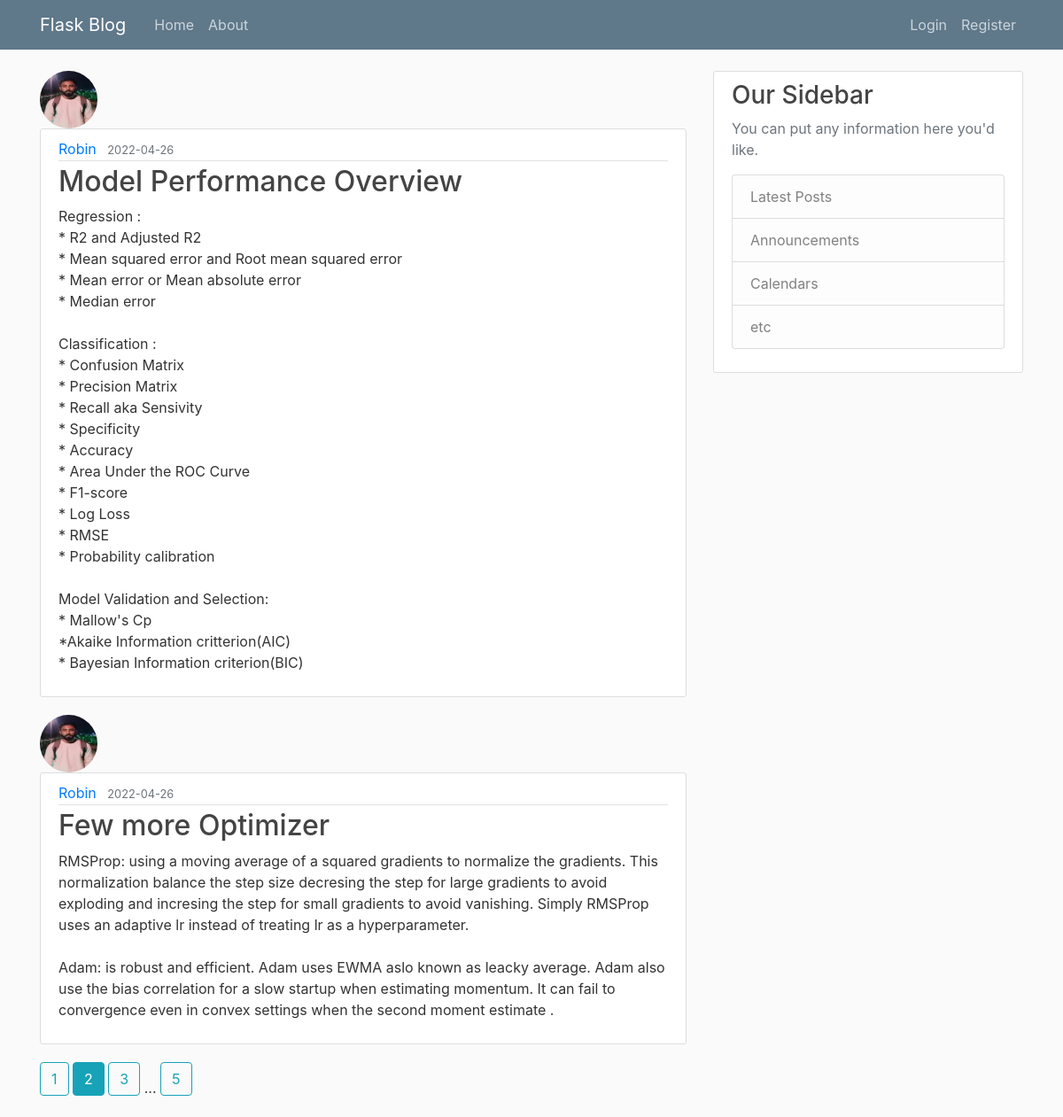
The page /home?page=2 on the database its author committed.
### flaskblog/models.py (models this page shows, shortened)
class Post(db.Model):
    id = db.Column(db.Integer, primary_key=True)
    title = db.Column(db.String(100), nullable=False)
    date_posted = db.Column(db.DateTime, nullable=False, default = datetime.utcnow)
    content = db.Column(db.Text, nullable=False)
    user_id = db.Column(db.Integer, db.ForeignKey('user.id'), nullable = False)

class User(db.Model, UserMixin):
    id = db.Column(db.Integer, primary_key=True)
    username = db.Column(db.String(20), unique=True, nullable=False)
    email = db.Column(db.String(120), unique = True, nullable=False)
    image_file = db.Column(db.String(20), nullable= False, default= 'default.jpg')
    password = db.Column(db.String(60), nullable=False)
    posts = db.relationship('Post', backref='author', lazy=True)

### flaskblog/routes.py (the view)
@app.route("/")
@app.route("/home")
def home():
    page = request.args.get('page',1, type=int)
    posts = Post.query.order_by(Post.date_posted.desc()).paginate(per_page=2)
    return render_template("index.html", posts=posts)

### flaskblog/templates/index.html
{% extends "layout.html" %}
{% block content %}
    {% for post in posts.items %}
        <img class="rounded-circle article-img" src="{{ url_for('static', filename='profile_pics/' + post.author.image_file) }}">
        <article class="media content-section">
          <div class="media-body">
            <div class="article-metadata">
              <a class="mr-2" href="{{ url_for('user_posts', username=post.author.username) }}">{{ post.author.username }}</a>
              <small class="text-muted">{{ post.date_posted.strftime('%Y-%m-%d') }}</small>
            </div>
            <h2><a class="article-title" href="{{ url_for('post', post_id=post.id) }}">{{ post.title }}</a></h2>
            <p class="article-content">{{ post.content }}</p>
          </div>
        </article>
    {% endfor %}
    {% for page_num in posts.iter_pages(left_edge=1, right_edge=1, left_current=1, right_current=2) %}
        {% if page_num %}
            {% if posts.page == page_num %}
                <a class="btn btn-info mb-4" href="{{ url_for('home',page=page_num) }}">{{ page_num }}</a>
            {% else %}
                <a class="btn btn-outline-info mb-4" href="{{ url_for('home',page=page_num) }}">{{ page_num }}</a>
            {% endif %}
        {% else %}
            ...
        {% endif %}
    {% endfor %}
{% endblock content %}

### flaskblog/static/main.css (style rules this page uses)
body { background: #fafafa; color: #333333; margin-top: 5rem; }
h1, h2, h3, h4, h5, h6 { color: #444444; }
.content-section { background: #ffffff; padding: 10px 20px; border: 1px solid #dddddd; border-radius: 3px; margin-bottom: 20px; }
.article-title { color: #444444; }
.article-content { white-space: pre-line; }
.article-img { height: 65px; width: 65px; margin-right: 16px; }
.article-metadata { padding-bottom: 1px; margin-bottom: 4px; border-bottom: 1px solid #e3e3e3 }

### rows shown on the page
Post: image_file (picture), author.username "Robin", date_posted "2022-04-26", title "Model Performance Overview", content "Regression : * R2 and Adjusted R2 * Mean squared error and Root mean squared error * Mean error or Mean absolute error * Median error Classification : * Confusion Matrix * Precision Matrix * Recall aka Sensivity * Specificity * Accuracy * Area Under the ROC Curve * F1-score * Log Loss * RMSE * Probability calibration Model Validation and Selection: * Mallow's Cp *Akaike Information critterion(AIC) * Bayesian Information criterion(BIC)"
Post: image_file (picture), author.username "Robin", date_posted "2022-04-26", title "Few more Optimizer", content "RMSProp: using a moving average of a squared gradients to normalize the gradients. This normalization balance the step size decresing the step for large gradients to avoid exploding and incresing the step for small gradients to avoid vanishing. Simply RMSProp uses an adaptive lr instead of treating lr as a hyperparameter. Adam: is robust and efficient. Adam uses EWMA aslo known as leacky average. Adam also use the bias correlation for a slow startup when estimating momentum. It can fail to convergence even in convex settings when the second moment estimate ."

### other values the page prints
{{ page_num }} "1" "3" "5"
{{ page_num }} "2"
